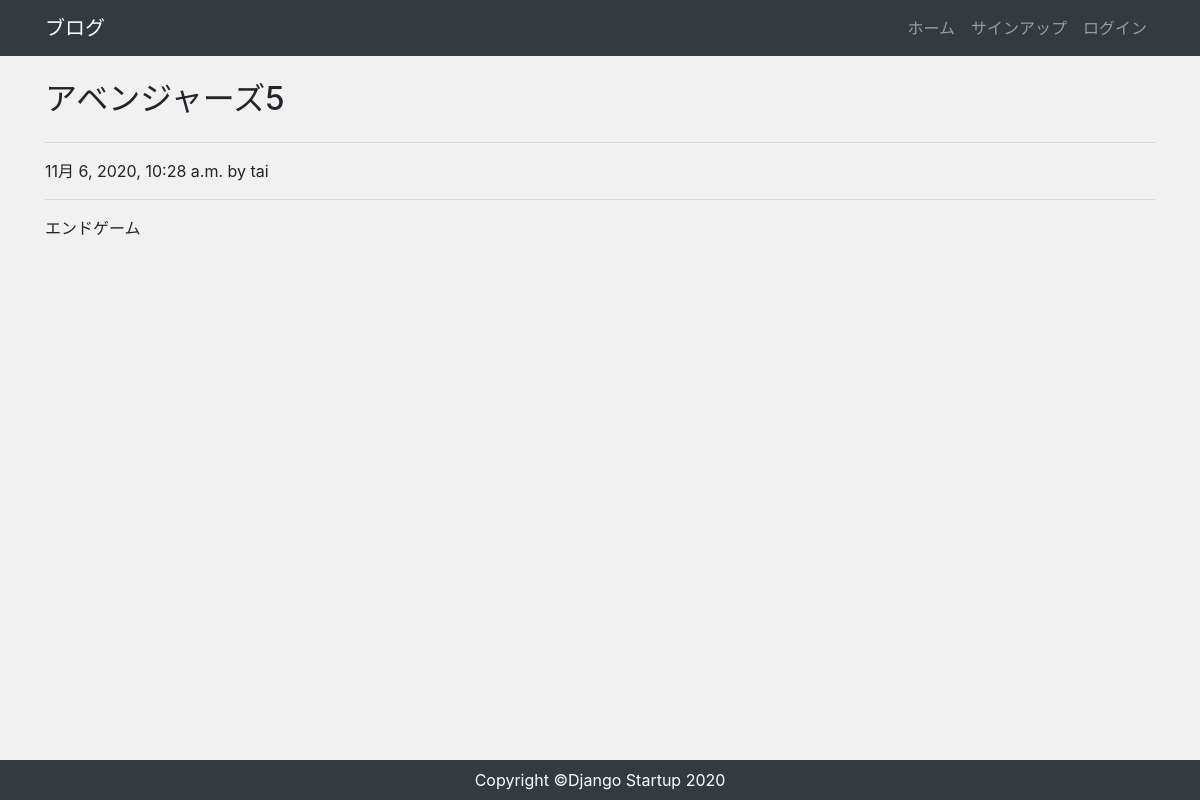
The page /post/5 on the database its author committed.
### app/models.py (models this page shows, shortened)
class Post(models.Model):
    author = models.ForeignKey(
        settings.AUTH_USER_MODEL, on_delete=models.CASCADE)
    title = models.CharField("タイトル", max_length=200)
    content = models.TextField("本文")
    created = models.DateTimeField("作成日", default=timezone.now)

### app/views.py (the view)
# urls.py: path('post/<int:pk>', views.PostDetailView.as_view(), name='post_detail'),
class PostDetailView(View):  # 詳細を表示
    def get(self, request, *args, **kwargs):
        post_data = Post.objects.get(id=self.kwargs['pk'])
        return render(request, 'app/post_detail.html', {
            'post_data': post_data
        })

### app/templates/app/post_detail.html (shortened to what this page needs)
{% extends "app/base.html" %}
{% block content %}
<h2 class="my-4">{{ post_data.title }}</h2>
<hr>
<p>{{ post_data.created }} by {{post_data.author}}</p>
<hr>
<p>{{ post_data.content |linebreaksbr }}</p>
{% endblock %}

### app/static/css/style.css (style rules this page uses)
* { margin: 0; padding: 0; box-sizing: border-box; }
body { background: #f1f1f1; display: flex; flex-flow: column; min-height: 100vh; }

### rows shown on the page
Post: title "アベンジャーズ5", created "11月 6, 2020, 10:28 a.m.", author "tai", content "エンドゲーム"
